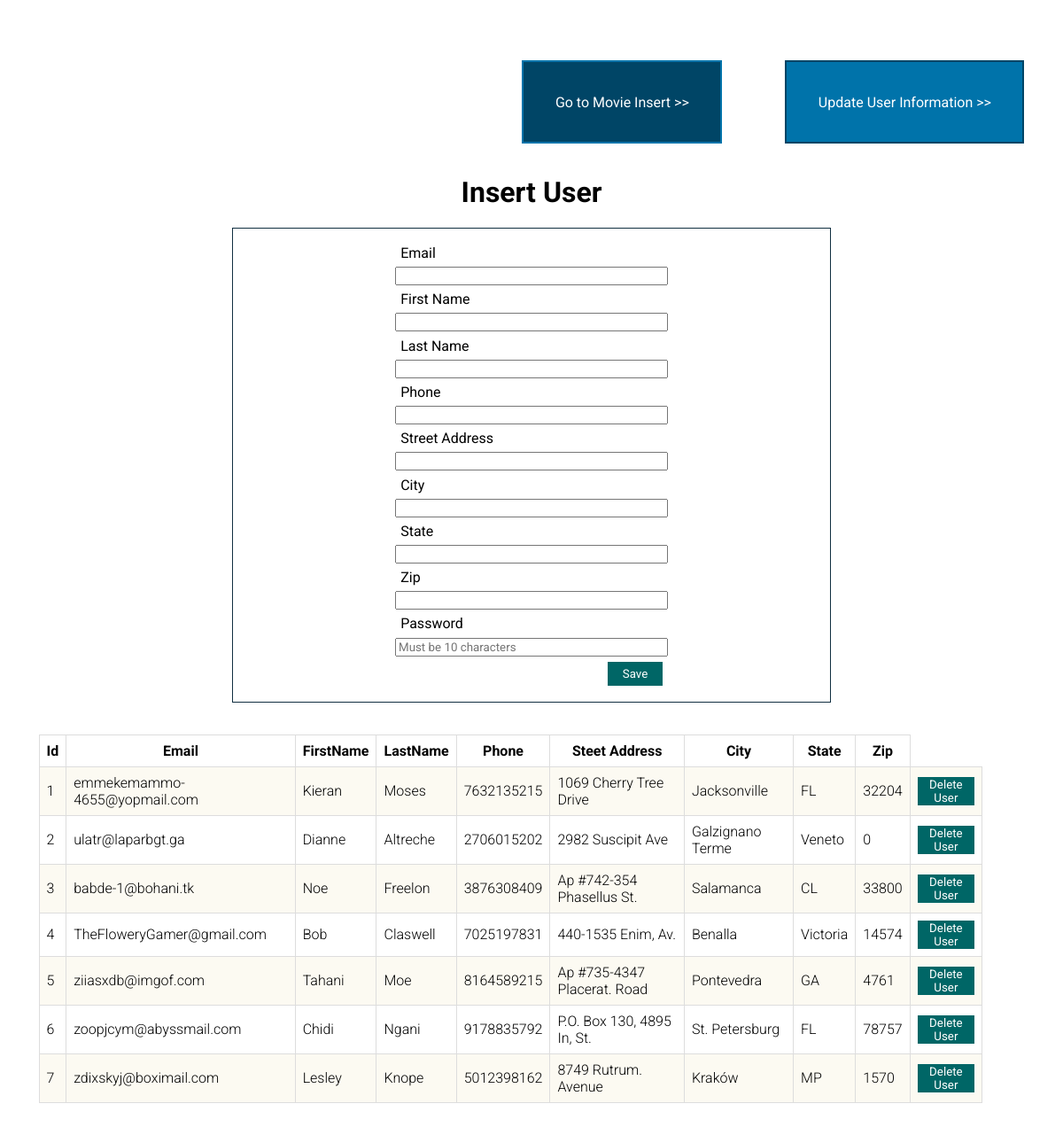
Before: /part4/public/index.php with the older database file.
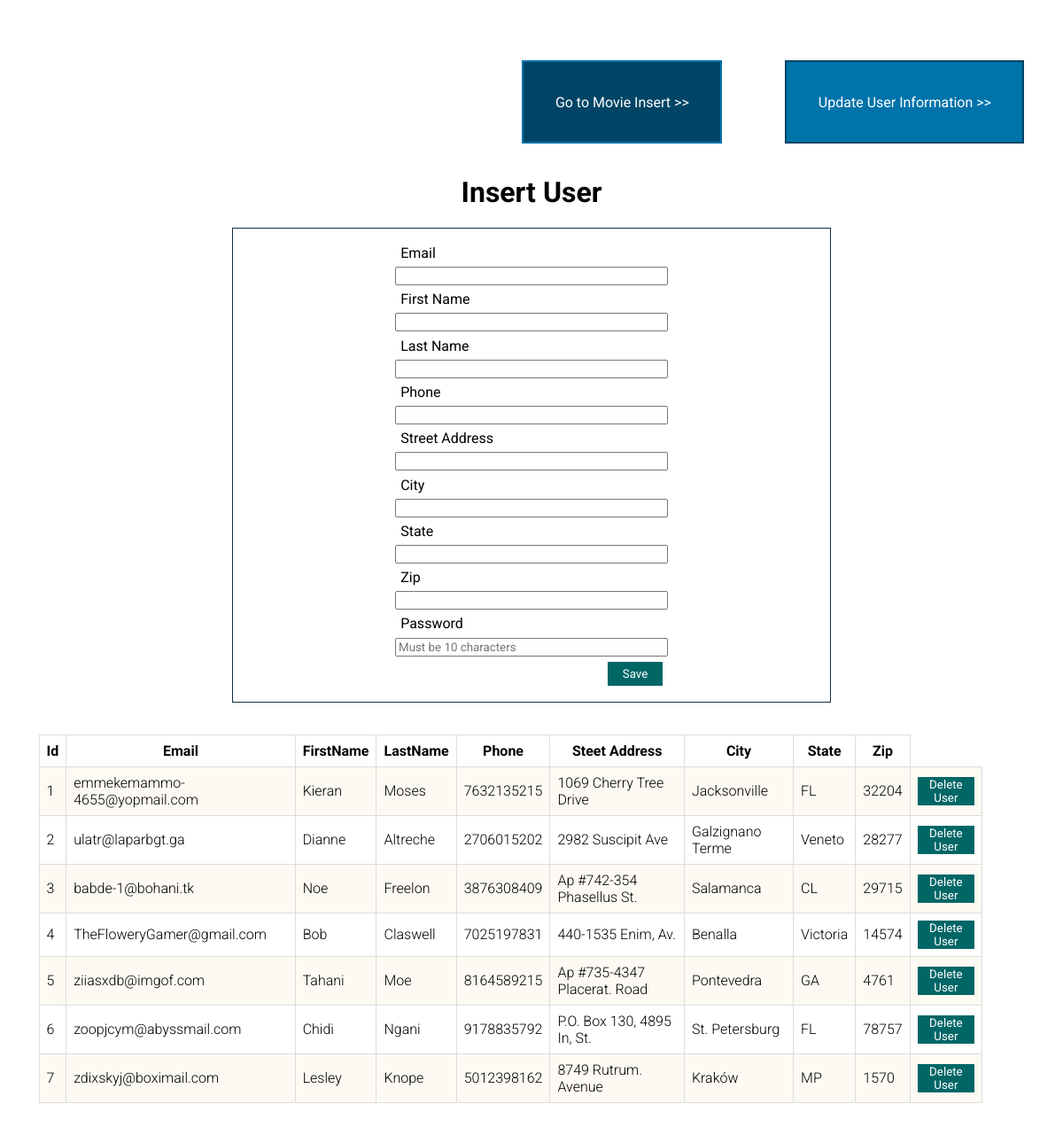
After: the same page with the newer database file.
### tables this page shows
CREATE TABLE User_Account
    (
        Id INT UNSIGNED NOT NULL auto_increment,
        Email VARCHAR(256) NOT NULL UNIQUE,
        FirstName VARCHAR(255) NOT NULL,
        LastName VARCHAR(255) NOT NULL,
        Phone VARCHAR(20) NOT NULL,
        StreetAddress VARCHAR(256) NOT NULL,
        City VARCHAR(255) NOT NULL,
        State VARCHAR(255) NOT NULL,
        Zip MEDIUMINT UNSIGNED NOT NULL,
        Salt CHAR(10) NOT NULL,
        Hash CHAR(40) NOT NULL,
        PRIMARY KEY (Id)
    );

### part4/src/User_Account-CRUD/connect.php (called while the page is built)
<?php
$server = "deltona.birdnest.org";
$usr = "my.celisl2";
$pss = "celisl2";
$dbName = "my_celisl2_355";
$connection = mysqli_connect($server, $usr, $pss, $dbName);
$sql_initial = "SELECT * FROM User_Account;";
$results = mysqli_query($connection, $sql_initial);
$resultCheck = mysqli_num_rows($results);

### part4/src/User_Account-CRUD/output.php (the view, shortened to what this page needs)
<?php
require_once('connect.php');
if($resultCheck > 0 )
{
    echo "<table>";
    echo "<tr>";
        echo "<th>Id </th>";
        echo "<th>Email </th>";
        echo "<th>FirstName </th>";
        echo "<th>LastName </th>";
        echo "<th>Phone </th>";
        echo "<th>Steet Address </th>";
        echo "<th>City </th>";
        echo "<th>State </th>";
        echo "<th>Zip </th>";
    echo "</tr>";
    while($row = mysqli_fetch_row($results))
    {
        echo "<tr>";
            echo "<td>" . $row[0] . "</td>";
            echo "<td>" . $row[1] . "</td>";
            echo "<td>" . $row[2] . "</td>";
            echo "<td>" . $row[3] . "</td>";
            echo "<td>" . $row[4] . "</td>";
            echo "<td>" . $row[5] . "</td>";
            echo "<td>" . $row[6] . "</td>";
            echo "<td>" . $row[7] . "</td>";
            echo "<td>" . $row[8] . "</td>";
            ?>
            <td>
            <form method="POST" action="index.php">
                    <button type="submit">Delete User</button>
                </form>
            </td>
            <?php
        echo "</tr>";
    }
}

Changed rows visible on the page:
changed user_account "ulatr@laparbgt.ga": Zip "0" → "28277"
changed user_account "babde-1@bohani.tk": Zip "33800" → "29715"
